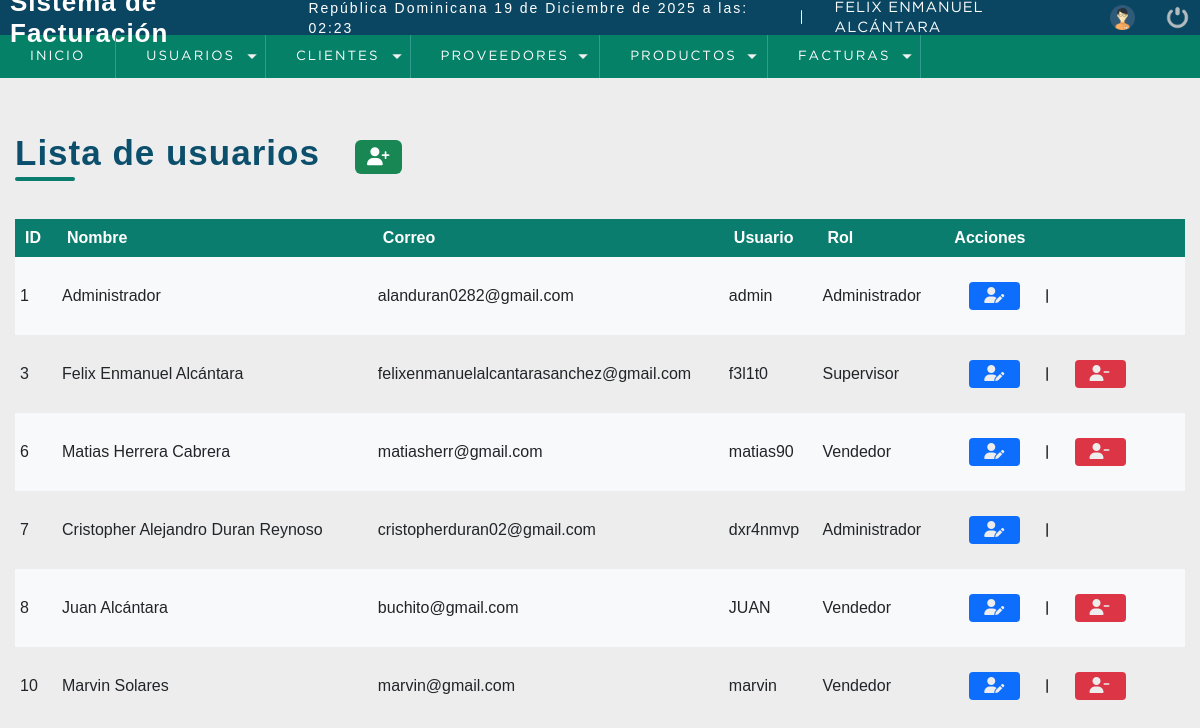
Screenshot of /sistema/lista_usuarios.php (signed in) with the database file from the repository.
### tables this page shows
CREATE TABLE `usuario` (
  `idusuario` int(11) NOT NULL,
  `nombre` varchar(50) DEFAULT NULL,
  `correo` varchar(100) DEFAULT NULL,
  `usuario` varchar(15) DEFAULT NULL,
  `clave` varchar(255) NOT NULL,
  `rol` int(11) DEFAULT NULL,
  `estatus` int(11) NOT NULL DEFAULT 1
);

CREATE TABLE `rol` (
  `idrol` int(11) NOT NULL,
  `rol` varchar(20) DEFAULT NULL
);

### sistema/lista_usuarios.php (the view, shortened to what this page needs)
<?php include "../conexion.php"; ?>
<!DOCTYPE html>
<html lang="en">
<head>
	<?php include "includes/scripts.php"; ?>
</head>
<body>
	<?php include "includes/header.php"; ?>
	<section id="container">
		<div class="title-page">
			<h1>Lista de usuarios</h1>
			<a href="registro_usuario.php" class="btn_new"><i class="fa-solid fa-user-plus"></i></a>
		</div>
		<table>
			<thead>
				<tr>
					<th>ID</th>
					<th>Nombre</th>
					<th>Correo</th>
					<th>Usuario</th>
					<th>Rol</th>
					<th>Acciones</th>
				</tr>
			</thead>
			<tbody>
			<?php
				$stmt = $conection->prepare("select u.idusuario, u.nombre, u.correo, u.usuario, r.rol from usuario u inner join rol r on u.rol = r.idrol WHERE u.estatus = 1");
				$stmt->execute();
				$result = $stmt->get_result();
				if ($result->num_rows > 0) {
					while($data = mysqli_fetch_assoc($result)) {
			?>
				<tr>
					<td><?php echo $data['idusuario']?></td>
					<td><?php echo $data['nombre']?></td>
					<td class="td_correo"><?php echo $data['correo']?></td>
					<td><?php echo $data['usuario']?></td>
					<td><?php echo $data['rol']?></td>
					<td>
						<a href="editar_usuario.php?id=" class="link_edit"><i class="fa-solid fa-user-pen"></i></a>
						<span>|</span>
						<?php
							$protegidos = [1, 7];
							if (!in_array($data['idusuario'], $protegidos)) {?>
							<a href="eliminar_confirmar_usuario.php?id=<?php echo $data['idusuario']?>" class="link_delete"><i class="fa-solid fa-user-minus"></i></a>
						<?php } ?>
					</td>
				</tr>
			<?php
				}
			}
			?>
			</tbody>
		</table>
	</section>
</body>
</html>

### sistema/css/style.css (style rules this page uses)
* { margin: 0; padding: 0; box-sizing: border-box; }
body { background: #ededed; }
h1, h2, h3, h4, h5, h6 { font-family: 'arial'; font-weight: bold; letter-spacing: 1px; }
h1 { font-size: 26px; }
a { text-decoration: none; font-family: arial; letter-spacing: 1px; }
span { font-family: 'GothamBook'; letter-spacing: 1px; font-size: 14px; line-height: 20px; }
#container { padding: 90px 15px 15px; }
#container h1 { font-size: 35px; display: inline-block; }
.btn_new { display: inline-block; background: #058167; padding: 5px 15px; border-radius: 4px; color: #ededed; margin: 20px; }
table { color: #FFFFFF; border-collapse: collapse; font-size: 12pt; font-family: sans-serif; width: 100%; font-weight: 100; }
table th { text-align: start; padding: 10px; background: #0B7D6E; color: #FFFFFF; }
table td { color: #212529; padding: 5px; }
table tr:nth-child(odd) { background: #F8F9FA; }
.link_edit { display: inline-block; background: #0D6EFD; padding: 5px 15px; border-radius: 4px; color: #ededed; margin: 20px; }
.link_delete { display: inline-block; background: #DC3545; padding: 5px 15px; border-radius: 4px; color: #ededed; margin: 20px; }
.title-page { display: flex; align-items: center; gap: 15px; margin-bottom: 25px; }
.title-page h1 { font-family: sans-serif; font-size: 32px; font-weight: 600; color: #0B4F6C; position: relative; padding-bottom: 8px; }
.title-page h1::after { content: ""; width: 60px; height: 4px; background: #0B7D6E; position: absolute; bottom: 0; left: 0; border-radius: 2px; }
.btn_new { background: #198754; color: #FFFFFF; padding: 8px 12px; border-radius: 6px; font-size: 18px; display: flex; align-items: center; justify-content: center; transition: background .2s ease; }
.title-page { margin-top: 30px; }
.td_correo { width: 30%; }
#container span { font-weight: bold; }

### rows the page displays
usuario: idusuario "1", nombre "Administrador", correo "alanduran0282@gmail.com", usuario "admin", rol.rol "Administrador"
usuario: idusuario "3", nombre "Felix Enmanuel Alcántara", correo "felixenmanuelalcantarasanchez@gmail.com", usuario "f3l1t0", rol.rol "Supervisor"
usuario: idusuario "6", nombre "Matias Herrera Cabrera", correo "matiasherr@gmail.com", usuario "matias90", rol.rol "Vendedor"
usuario: idusuario "7", nombre "Cristopher Alejandro Duran Reynoso", correo "cristopherduran02@gmail.com", usuario "dxr4nmvp", rol.rol "Administrador"
usuario: idusuario "8", nombre "Juan Alcántara", correo "buchito@gmail.com", usuario "JUAN", rol.rol "Vendedor"
usuario: idusuario "10", nombre "Marvin Solares", correo "marvin@gmail.com", usuario "marvin", rol.rol "Vendedor"

### other values shown
fechaC() "19 de Diciembre de 2025 a las: 02:23"
$_SESSION['nombre'] "FELIX ENMANUEL ALCÁNTARA"
